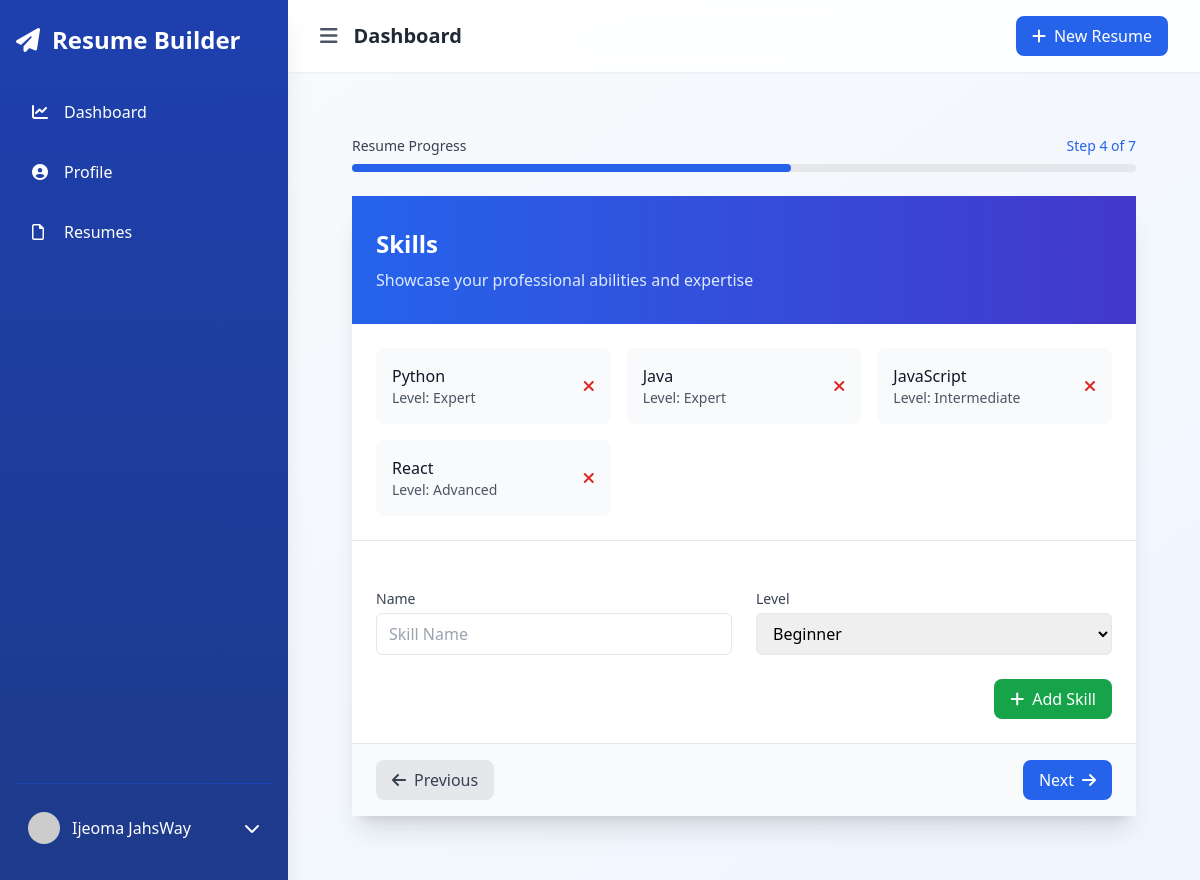
Page /resumes/novas-resume-962922d6/skills/ (signed in) on the committed database.
### resumes/models.py (models this page shows)
class Skill(models.Model):
    resume = models.ForeignKey(Resume, on_delete=models.CASCADE)
    name = models.CharField(max_length=50)
    level = models.CharField(max_length=20)

### resumes/views.py (the view)
# urls.py: path('<slug:resume_slug>/skills/', views.skills, name='resume_skills'),
@login_required
def skills(request, resume_slug):
    resume = get_object_or_404(Resume, slug=resume_slug, user=request.user)
    skills = resume.skill_set.all()
    if request.method == 'POST':
        form = SkillForm(request.POST)
        if form.is_valid():
            skill = form.save(commit=False)
            skill.resume = resume
            skill.save()
            messages.success(request, 'Skill added successfully.')
            return redirect('resume_skills', resume_slug=resume.slug)
    else:
        form = SkillForm()
    return render(request, 'resumes/skills.html', {
        'form': form,
        'skills': skills,
        'resume': resume,
        'section': 'skills'
    })

### resumes/forms.py
class SkillForm(forms.ModelForm):
    class Meta:
        model = Skill
        fields = ['name', 'level']
        widgets = {
            'name': forms.TextInput(attrs={
                'class': 'w-full px-3 py-2 border rounded-md focus:outline-none focus:ring-2 focus:ring-blue-500',
                'placeholder': 'Skill Name'
            }),
            'level': forms.Select(attrs={
                'class': 'w-full px-3 py-2 border rounded-md focus:outline-none focus:ring-2 focus:ring-blue-500'
            }, choices=[
                ('Beginner', 'Beginner'),
                ('Intermediate', 'Intermediate'),
                ('Advanced', 'Advanced'),
                ('Expert', 'Expert')
            ])
        }

### core/context_processors.py (called while the page is built)
def site_settings(request):
    try:
        settings = SiteSettings.objects.first()
        templates = ResumeTemplate.objects.filter(is_active=True).order_by('?')
        return {
            'site_settings': settings,
            'featured_templates': templates
        }
    except:
        return {
            'site_settings': None,
            'featured_templates': []
        }

### resumes/templates/resumes/skills.html (shortened to what this page needs)
{% extends "accounts/dashboard_base.html" %}
{% block content %}
<div class="max-w-4xl mx-auto px-4 sm:px-6 lg:px-8 py-8">
    <div class="mb-6">
        <div class="flex justify-between items-center mb-2">
            <span class="text-sm font-medium text-gray-700">Resume Progress</span>
            <span class="text-sm font-medium text-blue-600">Step 4 of 7</span>
        </div>
        <div class="h-2 bg-gray-200 rounded-full">
            <div class="h-2 bg-blue-600 rounded-full" style="width: 56%"></div>
        </div>
    </div>
    <div class="bg-white rounded-2xl shadow-xl">
        <div class="bg-gradient-to-r from-blue-600 to-indigo-700 px-6 py-8">
            <h2 class="text-2xl font-bold text-white">Skills</h2>
            <p class="mt-2 text-blue-100">Showcase your professional abilities and expertise</p>
        </div>
        {% if skills %}
            <div class="p-6 border-b border-gray-200">
                <div class="grid grid-cols-1 sm:grid-cols-2 lg:grid-cols-3 gap-4">
                    {% for skill in skills %}
                        <div class="bg-gray-50 rounded-lg p-4 flex justify-between items-center hover:bg-gray-100 transition-colors">
                            <div>
                                <h4 class="font-medium text-gray-900">{{ skill.name }}</h4>
                                <p class="text-sm text-gray-600">Level: {{ skill.level }}</p>
                            </div>
                            <form method="post" action="{% url 'delete_skill' resume.slug skill.id %}">
                                <button type="submit" class="text-red-600 hover:text-red-800 transition-colors">
                                    <i class="fas fa-times"></i>
                                </button>
                            </form>
                        </div>
                    {% endfor %}
                </div>
            </div>
        {% endif %}
        <div class="p-6">
            <form method="post" class="space-y-6">
                <div class="grid grid-cols-1 md:grid-cols-2 gap-6">
                    {% for field in form %}
                        <div class="space-y-1">
                            <label for="{{ field.id_for_label }}" class="block text-sm font-medium text-gray-700">
                                {{ field.label }}
                            </label>
                            {{ field }}
                        </div>
                    {% endfor %}
                </div>
                <div class="flex justify-end">
                    <button type="submit" class="inline-flex items-center px-4 py-2 bg-green-600 text-white rounded-lg hover:bg-green-700 transition-colors">
                        <i class="fas fa-plus mr-2"></i>Add Skill
                    </button>
                </div>
            </form>
        </div>
        <div class="px-6 py-4 bg-gray-50 border-t border-gray-200 flex justify-between">
            <a href="{% url 'resume_education' resume.slug %}" class="inline-flex items-center px-4 py-2 bg-gray-200 text-gray-700 rounded-lg hover:bg-gray-300 transition-colors">
                <i class="fas fa-arrow-left mr-2"></i>Previous
            </a>
            <a href="{% url 'resume_projects' resume.slug %}" class="inline-flex items-center px-4 py-2 bg-blue-600 text-white rounded-lg hover:bg-blue-700 transition-colors">
                Next<i class="fas fa-arrow-right ml-2"></i>
            </a>
        </div>
    </div>
</div>
{% endblock %}

### accounts/templates/accounts/dashboard_base.html (shortened to what this page needs)
<!DOCTYPE html>
<html lang="en">
<head>
    <script src="https://cdn.tailwindcss.com"></script>
    <link rel="stylesheet" href="https://cdnjs.cloudflare.com/ajax/libs/font-awesome/6.4.0/css/all.min.css">
</head>
<body class="bg-gradient-to-br from-gray-50 to-blue-50"
      x-data="{
          sidebarOpen: localStorage.getItem('sidebarOpen') === 'true' || window.innerWidth > 768,
          theme: localStorage.getItem('theme') || 'light'
      }"
      x-init="$watch('sidebarOpen', value => localStorage.setItem('sidebarOpen', value))">
    <div class="min-h-screen flex">
        <aside x-cloak
               :class="{'translate-x-0': sidebarOpen, '-translate-x-full hidden': !sidebarOpen}"
               class="fixed md:relative bg-gradient-to-b from-blue-800 to-blue-900 text-white w-72 min-h-screen z-30 sidebar-transition shadow-xl">
            <div class="h-full flex flex-col px-4 py-6">
                <div class="flex items-center justify-between mb-8">
                    <a href="{% url 'home' %}" class="text-2xl font-bold flex items-center group">
                        <i class="fas fa-paper-plane mr-3 transform group-hover:rotate-12 transition-transform"></i>
                        <span class="group-hover:text-blue-200 transition-colors">Resume Builder</span>
                    </a>
                </div>
                <nav class="flex-1">
                    <ul class="space-y-3">
                        <li x-data="{ isHovered: false }">
                            <a href="{% url 'dashboard' %}"
                               @mouseenter="isHovered = true"
                               @mouseleave="isHovered = false"
                               class="flex items-center py-3 px-4 rounded-lg transition-all duration-200 hover:bg-blue-700/50 relative overflow-hidden
                                    {% if request.path == '/dashboard/' %}bg-blue-700 border-l-4 border-white{% endif %}">
                                <i class="fas fa-chart-line w-5"></i>
                                <span class="ml-3">Dashboard</span>
                            </a>
                        </li>
                        <li x-data="{ isHovered: false }">
                            <a href="{% url 'update_profile' %}"
                               @mouseenter="isHovered = true"
                               @mouseleave="isHovered = false"
                               class="flex items-center py-3 px-4 rounded-lg transition-all duration-200 hover:bg-blue-700/50 relative overflow-hidden
                                    {% if request.path == '/profile/update/' %}bg-blue-700 border-l-4 border-white{% endif %}">
                                <i class="fas fa-user-circle w-5"></i>
                                <span class="ml-3">Profile</span>
                            </a>
                        </li>
                        <li x-data="{ isHovered: false }">
                            <a href="{% url 'resume_list' %}"
                               @mouseenter="isHovered = true"
                               @mouseleave="isHovered = false"
                               class="flex items-center py-3 px-4 rounded-lg transition-all duration-200 hover:bg-blue-700/50 relative overflow-hidden
                                    {% if request.path == '/resume_list/' %}bg-blue-700 border-l-4 border-white{% endif %}">
                                <i class="fa-regular fa-file w-5"></i>
                                <span class="ml-3">Resumes</span>
                            </a>
                        </li>
                    </ul>
                </nav>
                <div class="border-t border-blue-700/50 pt-4 space-y-2">
                    <div x-data="{ userMenuOpen: false }" class="relative">
                        <button @click="userMenuOpen = !userMenuOpen"
                                class="w-full flex items-center justify-between p-3 rounded-lg hover:bg-blue-700/50 transition-colors">
                            <div class="flex items-center">
                                <img src="{{ user.profile.profile_picture.url|default:'https://placehold.co/40x40' }}"
                                     alt="Profile"
                                     class="w-8 h-8 rounded-full object-cover">
                                <span class="ml-3">{{ user.get_full_name|default:user.username }}</span>
                            </div>
                            <i class="fas fa-chevron-down transition-transform"
                               :class="{ 'transform rotate-180': userMenuOpen }"></i>
                        </button>
                    </div>
                </div>
            </div>
        </aside>
        <div class="flex-1 flex flex-col min-h-screen w-full transition-all duration-300">
            <header class="glass-effect shadow-sm sticky top-0 z-10">
                <div class="flex justify-between items-center px-4 md:px-8 py-4">
                    <div class="flex items-center">
                        <button @click="sidebarOpen = !sidebarOpen"
                                class="text-gray-600 hover:text-gray-900 transition-colors">
                            <i class="fas fa-bars text-xl"></i>
                        </button>
                        <h1 class="ml-4 text-xl font-semibold text-gray-800">{% block header %}Dashboard{% endblock %}</h1>
                    </div>
                    <div class="flex items-center space-x-4">
                        <a href="{% url 'create_resume' %}"
                           class="bg-blue-600 text-white px-4 py-2 rounded-lg hover:bg-blue-700 transition-colors">
                            <i class="fas fa-plus mr-2"></i>New Resume
                        </a>
                    </div>
                </div>
            </header>
            <main class="flex-1 p-4 md:p-8">
                {% block content %}{% endblock %}
            </main>
        </div>
    </div>
</body>
</html>

### accounts/templates/accounts/dashboard_base.html (style rules this page uses)
.sidebar-transition { transition: all 0.3s cubic-bezier(0.4, 0, 0.2, 1); }
.glass-effect { background: rgba(255, 255, 255, 0.9); backdrop-filter: blur(10px); -webkit-backdrop-filter: blur(10px); }

### rows in the picture
Skill: name "Python", level "Expert"
Skill: name "Java", level "Expert"
Skill: name "JavaScript", level "Intermediate"
Skill: name "React", level "Advanced"

### other values in the picture
{{ user.get_full_name|default:user.username }} "Ijeoma JahsWay"
{{ field.label }} "Name" "Level"
